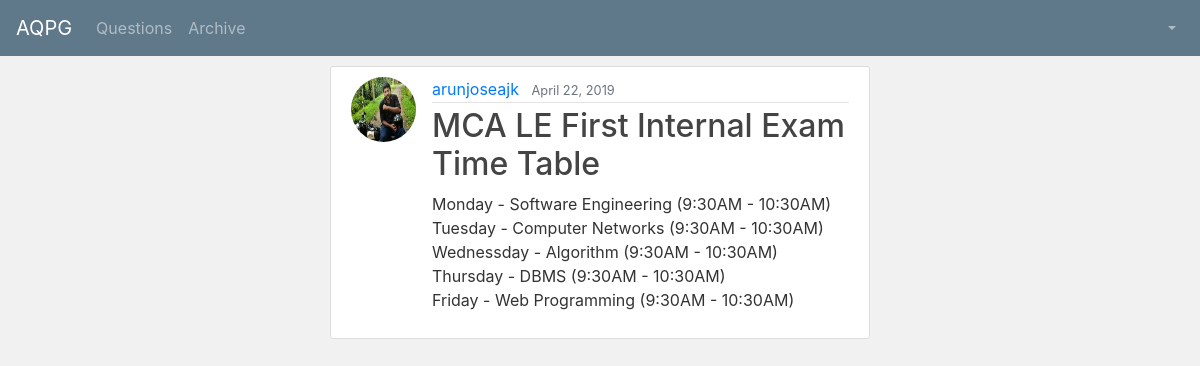
The app's page /newsfeed/post/1/ with its own data.
### newsfeed/models.py (models this page shows, shortened)
class Post(models.Model):
    title = models.CharField(max_length=100)
    content = models.TextField()
    date_posted = models.DateTimeField(default=timezone.now)
    author = models.ForeignKey(User, on_delete=models.CASCADE)

### users/models.py (models this page shows, shortened)
class Profile(models.Model):
    user = models.OneToOneField(User, on_delete=models.CASCADE)
    dept_id = models.ForeignKey(Department, on_delete=models.CASCADE)
    is_student = models.BooleanField(default=False)
    image = models.ImageField(default='default.jpg', upload_to='profile_pics')

### newsfeed/views.py (the view)
# urls.py: path('post/<int:pk>/', PostDetailView.as_view(), name='post-detail'),
class PostDetailView(DetailView):
    model = Post
    def get_context_data(self, **kwargs):
        context = super(PostDetailView, self).get_context_data(**kwargs)
        context['is_superuser'] = str(config.is_super_user)
        context['full_name'] = str(config.full_name)
        context['is_student'] = str(config.is_student)
        context['dept_id'] = str(config.dept_id)
        return context

### newsfeed/templates/newsfeed/post_detail.html (shortened to what this page needs)
{% extends 'users/base.html' %}
{% load crispy_forms_tags %}
{% block nav_bar_left_items %}
{% if is_superuser == 'True' and is_student == 'False' %}
<ul class="navbar-nav mr-auto">
      <li class="nav-item dropdown">
        <a class="nav-link dropdown-toggle" href="#" id="navbarDropdown" role="button" data-toggle="dropdown" aria-haspopup="true" aria-expanded="false">
          User
        </a>
        <div class="dropdown-menu" aria-labelledby="navbarDropdown">
          <a class="dropdown-item" href="{% url 'user_add' %}">Add</a>
          <a class="dropdown-item" href="{% url 'view_users' %}">View</a>
          <!--<div class="dropdown-divider"></div>
          <a class="dropdown-item" href="#">Something else here</a>-->
        </div>
		</li>
      <li class="nav-item dropdown">
        <a class="nav-link dropdown-toggle" href="#" id="navbarDropdown" role="button" data-toggle="dropdown" aria-haspopup="true" aria-expanded="false">
          Department
        </a>
        <div class="dropdown-menu" aria-labelledby="navbarDropdown">
          <a class="dropdown-item" href="{% url 'dept_add' %}">Add</a>
        </div>
      </li>
    <li class="nav-item dropdown">
        <a class="nav-link dropdown-toggle" href="#" id="navbarDropdown" role="button" data-toggle="dropdown" aria-haspopup="true" aria-expanded="false">
          Blooms Verb
        </a>
        <div class="dropdown-menu" aria-labelledby="navbarDropdown">
          <a class="dropdown-item" href="{% url 'add-blooms' %}">Add</a>
        </div>
      </li>
      <li class="nav-item dropdown ">
        <a class="nav-link dropdown-toggle" href="#" id="navbarDropdown" role="button" data-toggle="dropdown" aria-haspopup="true" aria-expanded="false">
          Subject
        </a>
        <div class="dropdown-menu" aria-labelledby="navbarDropdown">
          <a class="dropdown-item" href="{% url 'sub_add' %}">Add</a>
        </div>
      </li>
    </ul>
{% else %}
<ul class="navbar-nav mr-auto">
    <li class="nav-item">
        <a class="nav-link" href="{% url 'qn-list' %}">Questions</a>
   </li>
    <li class="nav-item">
      <a class="nav-link" href="{% url 'archive_list' %}">Archive</a>
   </li>
    </ul>
{% endif %}
{% endblock %}
{% block nav_bar_right_items %}
<ul class="navbar-nav" >
      <li class="nav-item dropdown">
        <a class="nav-link dropdown-toggle" href="#" id="navbarDropdown" role="button" data-toggle="dropdown" aria-haspopup="true" aria-expanded="false">
        </a>
      </li>
    </ul>
{% endblock %}
{% block main_divs %}
<div class="col-md-3"></div>
        <div class="col-md-6" style="margin-top: 10">
{% endblock %}
{% block content %}
  <article class="media content-section">
    <img class="rounded-circle article-img" src="{{ object.author.profile.image.url }}">
    <div class="media-body">
      <div class="article-metadata">
        <a class="mr-2" href="{% url 'view_user_detail' object.author.id %}" target="_blank">{{ object.author }}</a>
        <small class="text-muted">{{ object.date_posted|date:"F d, Y" }}</small>
      </div>
      <h2 class="article-title">{{ object.title }}</h2>
      <p class="article-content">{{ object.content }}</p>
    </div>
  </article>
{% endblock content %}

### newsfeed/templates/newsfeed/post_detail.html (style rules this page uses)
body { background: #f1f1f1; color: #333333; }
h1, h2, h3, h4, h5, h6 { color: #444444; }
ul { margin: 0; }
.content-section { background: #ffffff; padding: 10px 20px; border: 1px solid #dddddd; border-radius: 3px; margin-bottom: 20px; }
.article-title { color: #444444; }
.article-content { white-space: pre-line; }
.article-img { height: 65px; width: 65px; margin-right: 16px; }
.article-metadata { padding-bottom: 1px; margin-bottom: 4px; border-bottom: 1px solid #e3e3e3 }

### records on screen
Post: author.profile.image (picture), author "arunjoseajk", date_posted "April 22, 2019", title "MCA LE First Internal Exam Time Table", content "Monday - Software Engineering (9:30AM - 10:30AM) Tuesday - Computer Networks (9:30AM - 10:30AM) Wednessday - Algorithm (9:30AM - 10:30AM) Thursday - DBMS (9:30AM - 10:30AM) Friday - Web Programming (9:30AM - 10:30AM)"
